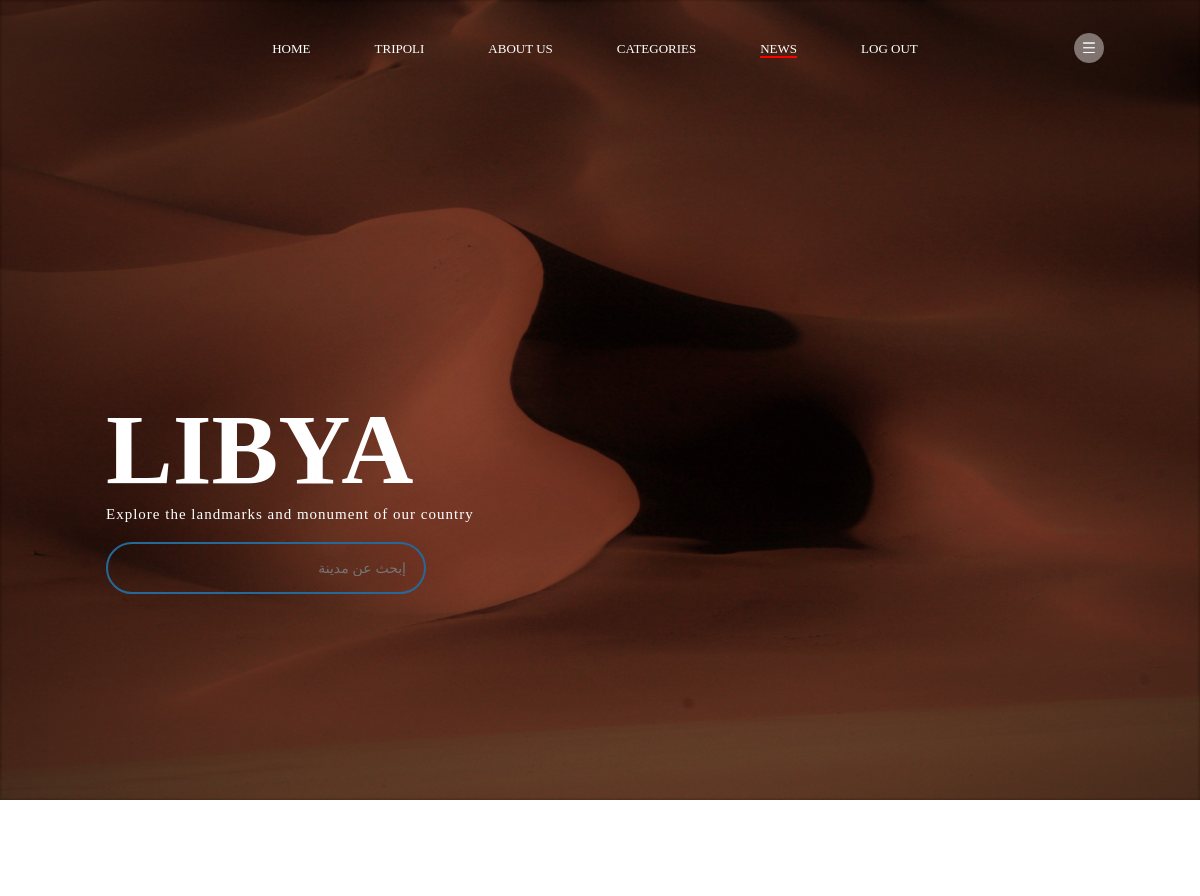
Page /index.php (signed in, upper part) on the earlier database version.
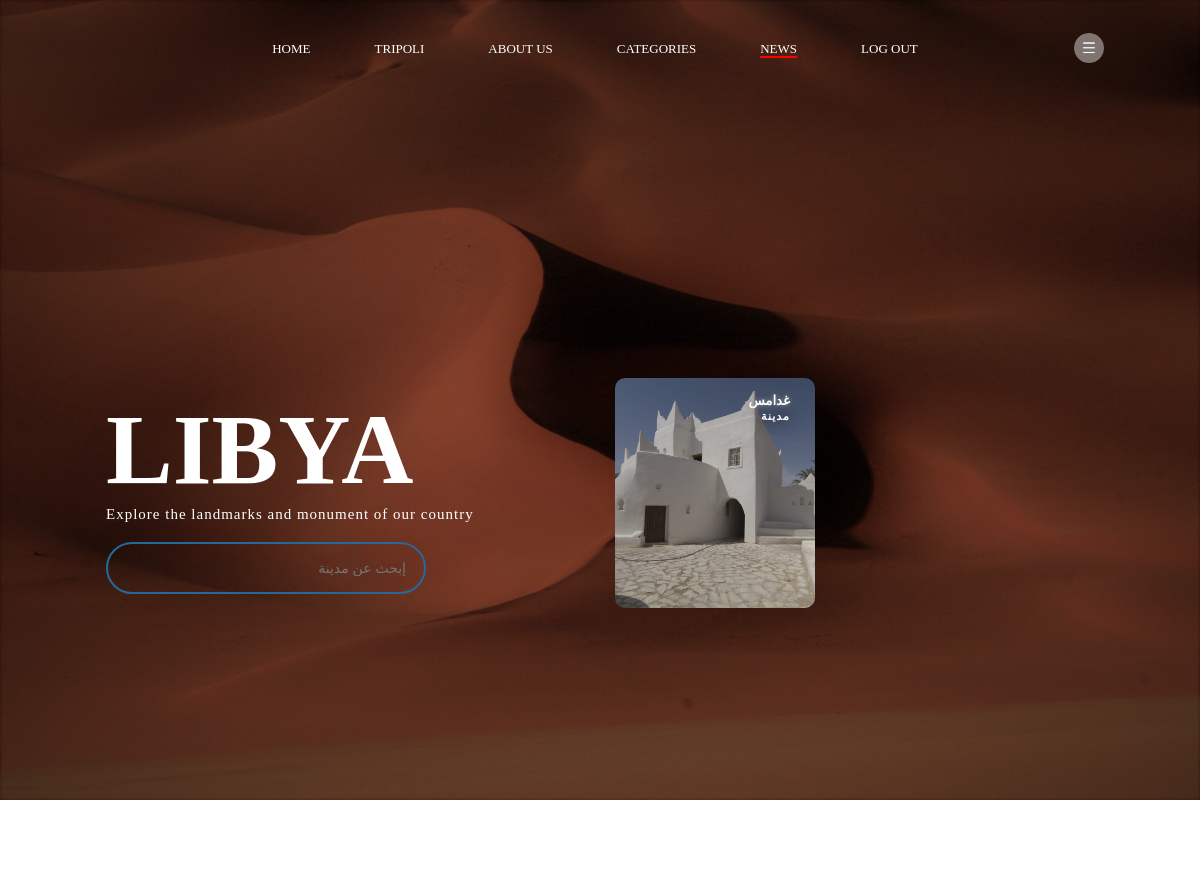
Same page on the later database version.
### tables this page shows
CREATE TABLE `city` (
  `city_id` int(255) NOT NULL,
  `city_name` varchar(255) NOT NULL,
  `city_name_ar` varchar(255) NOT NULL,
  `city_caption` varchar(255) NOT NULL,
  `city_caption_ar` varchar(255) NOT NULL,
  `city_img` varchar(255) NOT NULL,
  `city_cover` varchar(255) NOT NULL,
  `city_location` varchar(255) NOT NULL,
  `city_type` tinyint(255) NOT NULL,
  `city_status` tinyint(255) NOT NULL
);

### index.php (the view, shortened to what this page needs)
<?php
include 'config.php';
$user_id = $_SESSION['user_id'];
?>
<?php
$select1 = mysqli_query($conn, "SELECT * FROM `users` WHERE users_id = '$user_id'") or die('query failed');
if (mysqli_num_rows($select1) > 0) {
    $fetch = mysqli_fetch_assoc($select1);
}
?>
<?php
$sql = "SELECT * FROM city WHERE city_type = $fetch[type_city] AND city_status = 1";
$result = $conn->query($sql);
?>
<!DOCTYPE html>
<html>
<head>
    <link rel="stylesheet" href="styleee.css">
</head>
<body>
    <div class="container">
        <div class="navbar">
            <nav id="navbar">
                <ul id="menu">
                    <li><a href="">HOME</a></li>
                    <li><a href="tripoli/index.html">TRIPOLI</a></li>
                    <li><a href="#aboutus">ABOUT US</a></li>
                    <li><a href="#CATEGORIES">CATEGORIES</a></li>
                    <li><a class="news" href="NEWS/index.php">NEWS</a></li>
                    <li><a href="index.php?logout=<?php echo $user_id; ?>">LOG OUT</a></li>
                </ul>
            </nav>
            <img src="img/menu.png" class="menu-icon">
        </div>
        <div class="row">
            <div class="col">
                <h1> LIBYA </h1>
                <p> Explore the landmarks and monument of our country</p>
                <div class="sbox">
                    <?php
                        if ($fetch['language'] == '1')
                        {
                            echo "<input class='inp' style='color: white; text-align:right;' type='text' autocomplete='off' placeholder='إبحث عن مدينة' />";
                        }
                        else {
                            echo "<input class='inp' style='color: white;' type='text' autocomplete='off' placeholder='Search country...' />";
                            echo "<div class='result'></div>";
                        }
                    ?>
                </div>
            </div>
            <div class="col">
                <?php
                if ($result->num_rows > 0) {
                    while ($row = $result->fetch_assoc()) {
                        echo "<a href='city_disc/city.php?id=$row[city_id]'>";
                        echo "<div style='background-image: url(city_img/" . $row['city_img'] . ")' class='card'>";
                        if ($fetch['language'] == '1')
                        {
                            echo "<h5 style='text-align: right;'> $row[city_name_ar] <h5>";
                            echo "<p style='text-align: right;'> $row[city_caption_ar] </p>";
                        }
                        else{
                            echo "<h5> $row[city_name] <h5>";
                            echo "<p> $row[city_caption] </p>";
                        }
                        echo "</div>";
                        echo "</a>";
                    }
                }
                ?>
            </div>
        </div>
    </div>
    <div class="more">
    </div>
</body>
</html>

Differences in the rows shown:
now on this page (row edited): city: city_img (picture), city_name_ar "غدامس", city_caption_ar "مدينة"
